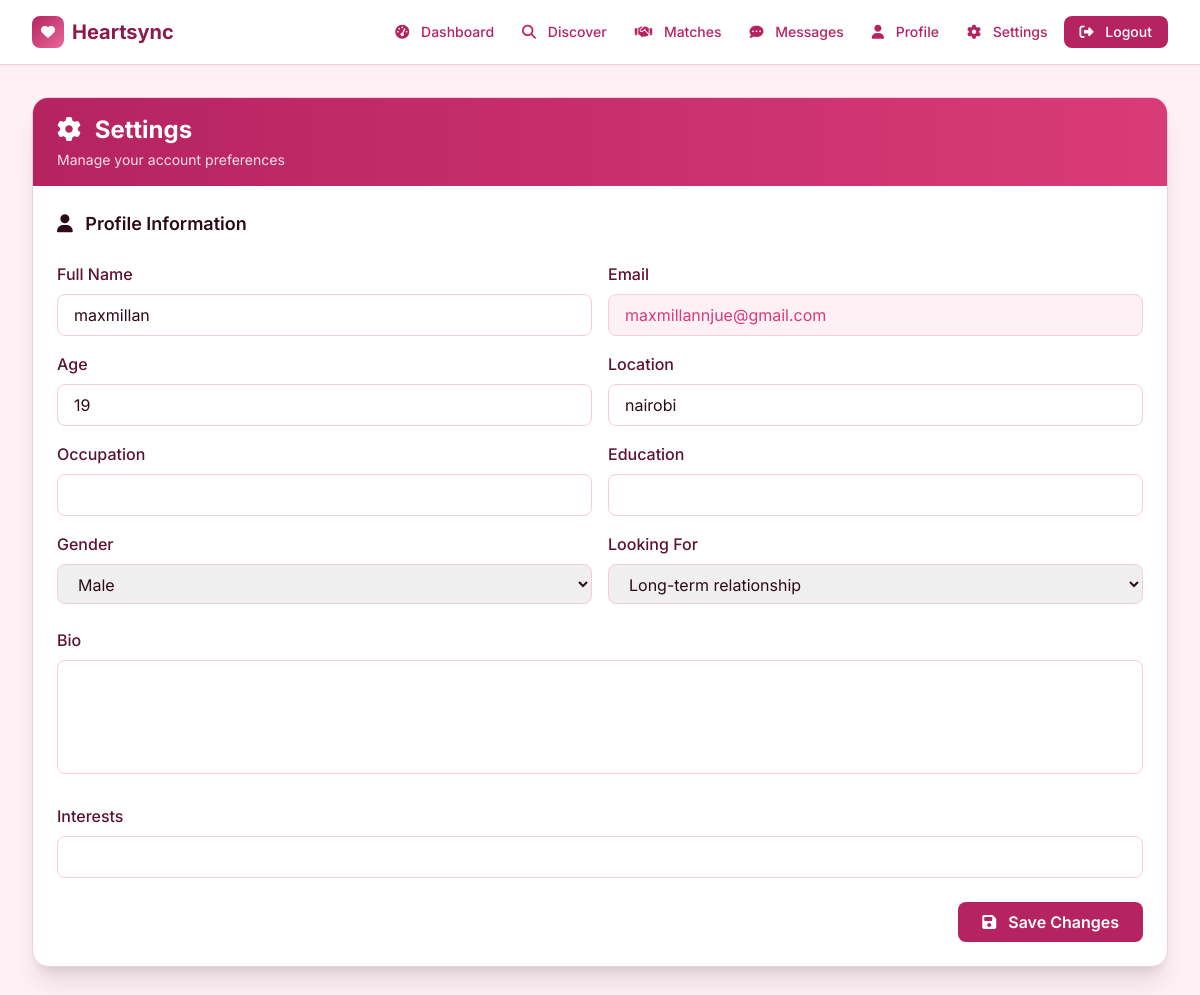
Page /settings (signed in) on the earlier database version.
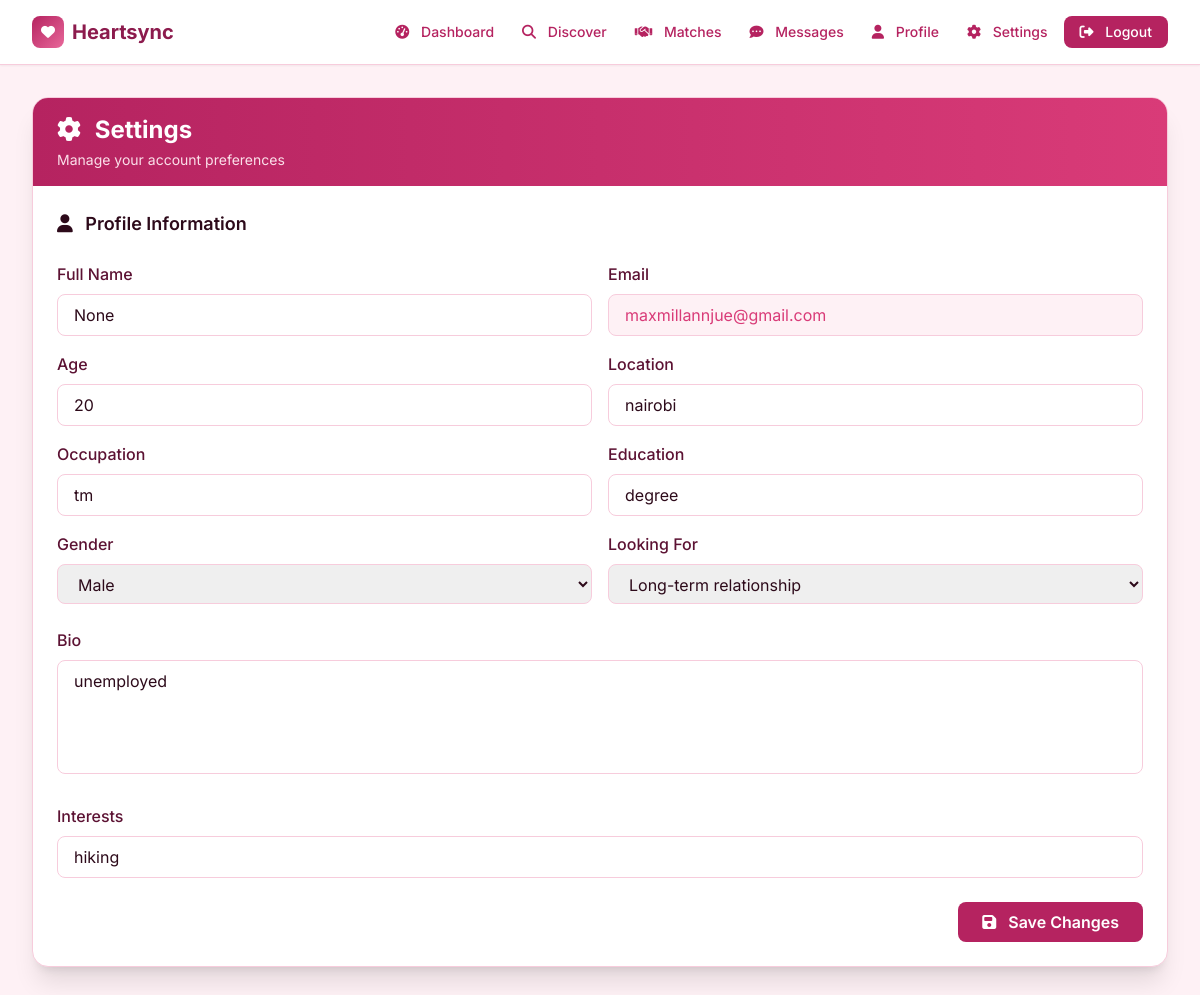
Same page on the later database version.
### tables this page shows
CREATE TABLE profiles (
                email TEXT PRIMARY KEY,
                full_name TEXT,
                age INTEGER,
                location TEXT,
                occupation TEXT,
                bio TEXT,
                interests TEXT,
                gender TEXT,
                looking_for TEXT,
                height TEXT,
                education TEXT,
                avatar_url TEXT,
                photos TEXT,
                created_at TIMESTAMP
            );

### app.py (the view)
@app.route('/settings')
@login_required
def settings():
    profile_data = get_profile(session['user_id']) or {}
    return render_template('settings.html', user=profile_data, user_email=session['user_id'])

### app.py (called while the page is built)
def get_db():
    conn = sqlite3.connect(DATABASE)
    conn.row_factory = sqlite3.Row
    return conn

def login_required(f):
    @wraps(f)
    def wrapper(*args, **kwargs):
        if 'user_id' not in session:
            flash('Please login first', 'warning')
            return redirect(url_for('login'))
        return f(*args, **kwargs)
    return wrapper

def get_profile(email):
    with get_db() as conn:
        row = conn.execute("SELECT * FROM profiles WHERE email=?", (email,)).fetchone()
        if row:
            d = dict(row)
            d['interests'] = json.loads(d['interests']) if d['interests'] else []
            return d
        return None

### templates/settings.html (shortened to what this page needs)
{% extends "base.html" %}
{% block content %}
<div class="bg-white rounded-2xl shadow-xl border border-hs-200 overflow-hidden">
    <div class="bg-gradient-to-r from-hs-600 to-hs-500 px-6 py-4">
        <h1 class="text-2xl font-bold text-white"><i class="fas fa-cog mr-2"></i> Settings</h1>
        <p class="text-hs-100 text-sm mt-1">Manage your account preferences</p>
    </div>
    <div class="p-6">
        <form id="profileForm" class="space-y-6">
            <h3 class="text-lg font-semibold text-hs-900"><i class="fas fa-user mr-2"></i> Profile Information</h3>
            <div class="grid grid-cols-1 md:grid-cols-2 gap-4">
                <div>
                    <label class="block text-hs-800 font-medium mb-2">Full Name</label>
                    <input type="text" id="fullName" value="{{ user.full_name }}" class="w-full px-4 py-2 border border-hs-200 rounded-lg focus:ring-2 focus:ring-hs-500 outline-none">
                </div>
                <div>
                    <label class="block text-hs-800 font-medium mb-2">Email</label>
                    <input type="email" value="{{ user_email }}" disabled class="w-full px-4 py-2 border border-hs-200 rounded-lg bg-hs-50 text-hs-500 outline-none cursor-not-allowed">
                </div>
                <div>
                    <label class="block text-hs-800 font-medium mb-2">Age</label>
                    <input type="number" id="age" value="{{ user.age }}" class="w-full px-4 py-2 border border-hs-200 rounded-lg focus:ring-2 focus:ring-hs-500 outline-none">
                </div>
                <div>
                    <label class="block text-hs-800 font-medium mb-2">Location</label>
                    <input type="text" id="location" value="{{ user.location }}" class="w-full px-4 py-2 border border-hs-200 rounded-lg focus:ring-2 focus:ring-hs-500 outline-none">
                </div>
                <div>
                    <label class="block text-hs-800 font-medium mb-2">Occupation</label>
                    <input type="text" id="occupation" value="{{ user.occupation }}" class="w-full px-4 py-2 border border-hs-200 rounded-lg focus:ring-2 focus:ring-hs-500 outline-none">
                </div>
                <div>
                    <label class="block text-hs-800 font-medium mb-2">Education</label>
                    <input type="text" id="education" value="{{ user.education }}" class="w-full px-4 py-2 border border-hs-200 rounded-lg focus:ring-2 focus:ring-hs-500 outline-none">
                </div>
                <div>
                    <label class="block text-hs-800 font-medium mb-2">Gender</label>
                    <select id="gender" class="w-full px-4 py-2 border border-hs-200 rounded-lg focus:ring-2 focus:ring-hs-500 outline-none">
                        <option value="Male" {% if user.gender == 'Male' %}selected{% endif %}>Male</option>
                    </select>
                </div>
                <div>
                    <label class="block text-hs-800 font-medium mb-2">Looking For</label>
                    <select id="lookingFor" class="w-full px-4 py-2 border border-hs-200 rounded-lg focus:ring-2 focus:ring-hs-500 outline-none">
                        <option value="Long-term relationship" {% if user.looking_for == 'Long-term relationship' %}selected{% endif %}>Long-term relationship</option>
                    </select>
                </div>
            </div>
            <div>
                <label class="block text-hs-800 font-medium mb-2">Bio</label>
                <textarea id="bio" rows="4" class="w-full px-4 py-2 border border-hs-200 rounded-lg focus:ring-2 focus:ring-hs-500 outline-none resize-none">{{ user.bio }}</textarea>
            </div>
            <div>
                <label class="block text-hs-800 font-medium mb-2">Interests</label>
                <input type="text" id="interests" value="{{ user.interests|join(', ') }}" class="w-full px-4 py-2 border border-hs-200 rounded-lg focus:ring-2 focus:ring-hs-500 outline-none">
            </div>
            <div class="flex justify-end">
                <button type="submit" class="bg-hs-600 text-white px-6 py-2 rounded-lg font-semibold hover:bg-hs-700 transition">
                    <i class="fas fa-save mr-2"></i> Save Changes
                </button>
            </div>
        </form>
    </div>
</div>
{% endblock %}

### templates/base.html (shortened to what this page needs)
<!DOCTYPE html>
<html lang="en">
<head>
    <script src="https://cdn.tailwindcss.com"></script>
    <link rel="stylesheet" href="https://cdnjs.cloudflare.com/ajax/libs/font-awesome/6.4.0/css/all.min.css">
</head>
<body class="bg-hs-50 font-sans text-hs-900">
    <nav class="bg-white border-b border-hs-200 sticky top-0 z-50 shadow-sm">
        <div class="max-w-7xl mx-auto px-4 sm:px-6 lg:px-8">
            <div class="flex justify-between items-center h-16">
                <a href="{{ url_for('dashboard') }}" class="flex items-center space-x-2 hover:opacity-80 transition">
                    <div class="w-8 h-8 rounded-lg bg-gradient-to-br from-hs-600 to-hs-400 flex items-center justify-center text-white">
                        <i class="fas fa-heart text-sm"></i>
                    </div>
                    <span class="text-xl font-bold text-hs-700">Heartsync</span>
                </a>
                <div class="hidden md:flex items-center space-x-1">
                    <a href="{{ url_for('dashboard') }}" class="px-3 py-1.5 rounded-lg text-sm font-medium text-hs-600 hover:bg-hs-50 hover:text-hs-800 transition">
                        <i class="fas fa-tachometer-alt mr-2"></i> Dashboard
                    </a>
                    <a href="{{ url_for('discover') }}" class="px-3 py-1.5 rounded-lg text-sm font-medium text-hs-600 hover:bg-hs-50 hover:text-hs-800 transition">
                        <i class="fas fa-search mr-2"></i> Discover
                    </a>
                    <a href="{{ url_for('matches') }}" class="px-3 py-1.5 rounded-lg text-sm font-medium text-hs-600 hover:bg-hs-50 hover:text-hs-800 transition">
                        <i class="fas fa-handshake mr-2"></i> Matches
                    </a>
                    <a href="{{ url_for('messages') }}" class="px-3 py-1.5 rounded-lg text-sm font-medium text-hs-600 hover:bg-hs-50 hover:text-hs-800 transition">
                        <i class="fas fa-comment-dots mr-2"></i> Messages
                    </a>
                    <a href="{{ url_for('profile') }}" class="px-3 py-1.5 rounded-lg text-sm font-medium text-hs-600 hover:bg-hs-50 hover:text-hs-800 transition">
                        <i class="fas fa-user mr-2"></i> Profile
                    </a>
                    <a href="{{ url_for('settings') }}" class="px-3 py-1.5 rounded-lg text-sm font-medium text-hs-600 hover:bg-hs-50 hover:text-hs-800 transition">
                        <i class="fas fa-cog mr-2"></i> Settings
                    </a>
                    <a href="{{ url_for('logout') }}" class="ml-2 px-4 py-1.5 rounded-lg text-sm font-medium bg-hs-600 text-white hover:bg-hs-700 transition">
                        <i class="fas fa-sign-out-alt mr-2"></i> Logout
                    </a>
                </div>
            </div>
        </div>
    </nav>
    <main class="max-w-7xl mx-auto px-4 sm:px-6 lg:px-8 py-8">
        {% block content %}{% endblock %}
    </main>
</body>
</html>

### templates/base.html (style rules this page uses)
:root { --hs-900: #2D0A1A; --hs-800: #5C1233; --hs-700: #8C1B4D; --hs-600: #B52360; --hs-500: #D93B78; --hs-400: #E8689A; --hs-300: #F0A0BF; --hs-200: #F7CCDC; --hs-100: #FBDFE9; --hs-50: #FEF1F5; }

Differences in the rows shown:
changed profiles "nairobi": age "19" → "20"; occupation (not shown) → "tm"; education (not shown) → "degree"; bio (not shown) → "unemployed"; full_name "maxmillan" → (not shown)
Other differences:
form field full_name: (not shown) → "None"
form field interests: (not shown) → "hiking"
